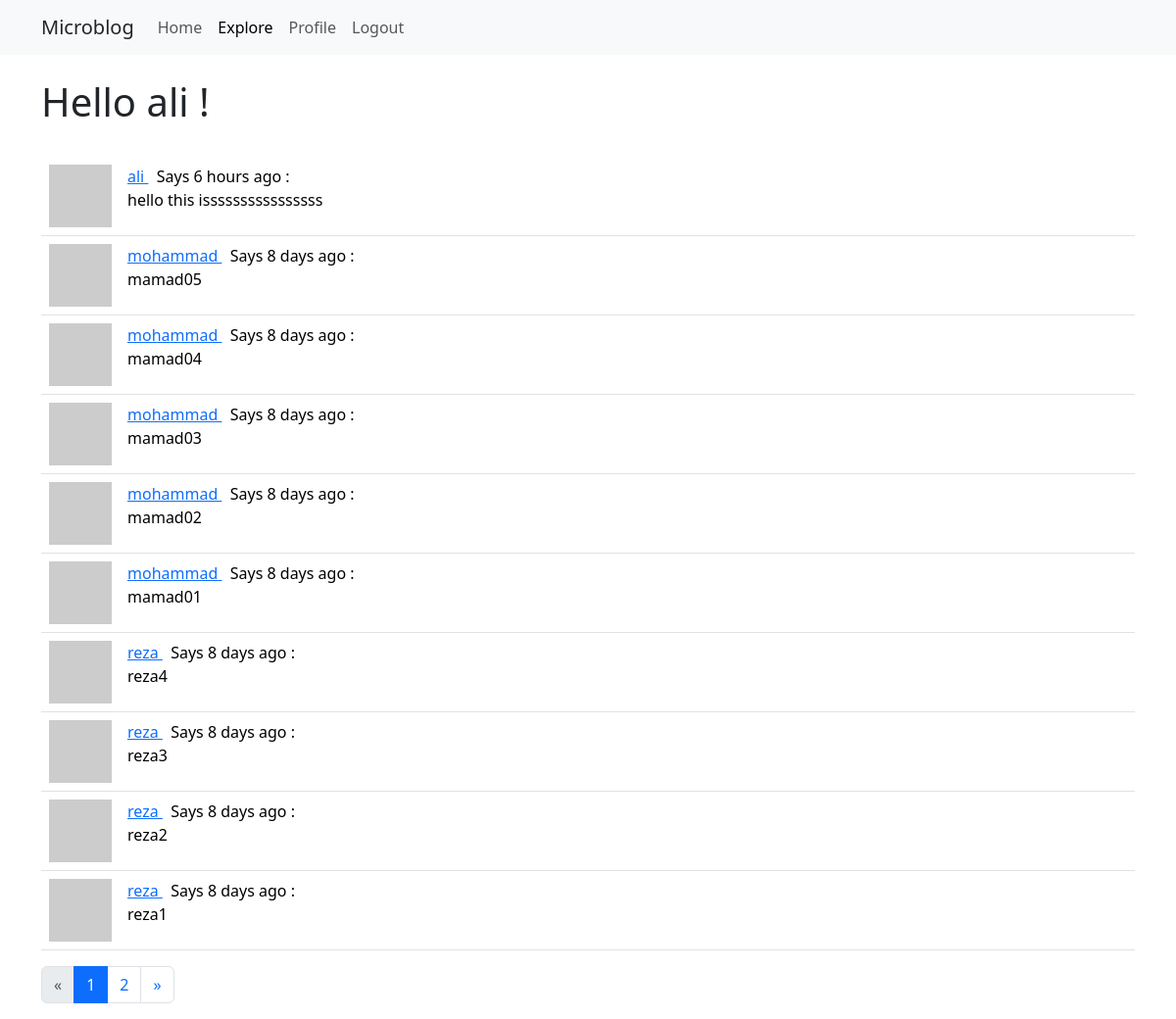
Page /explore (signed in) on the earlier database version.
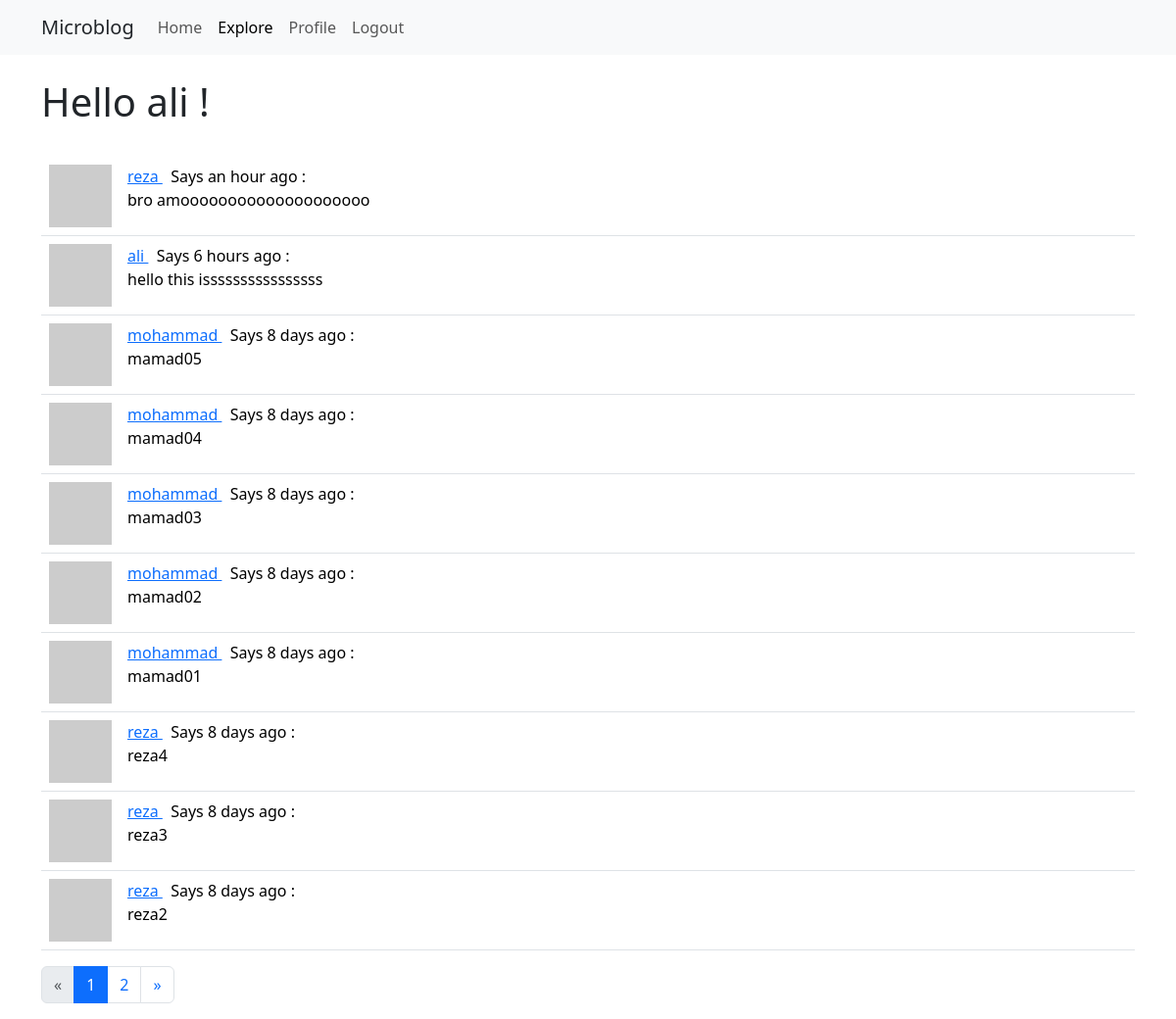
Same page on the later database version.
### myapp/models.py (models this page shows, shortened)
class Post(db.Model):
    id = db.Column(db.Integer, primary_key=True)
    body = db.Column(db.Text())
    timestamp = db.Column(db.DateTime(), index=True, default=datetime.utcnow)
    user_id = db.Column(db.Integer, db.ForeignKey("user.id"))

class User(db.Model, UserMixin):
    id = db.Column(db.Integer, primary_key=True)
    username = db.Column(db.String(64), index=True, unique=True)
    email = db.Column(db.String(128), index=True, unique=True)
    password_hash = db.Column(db.String(128))
    posts = db.relationship('Post', backref="author", lazy="dynamic")
    about_me = db.Column(db.String(140))
    last_seen = db.Column(db.DateTime(), default=datetime.utcnow)
    followed = db.relationship('User',secondary=follow_rel,
        primaryjoin = (id == follow_rel.c.follower_id),
        secondaryjoin = (id == follow_rel.c.followed_id),
        backref=db.backref("followers",lazy="dynamic"),
        lazy="dynamic"
    )
    def avatar(self, size, default="identicon"):
        digest = md5(self.email.encode("utf-8")).hexdigest()
        gravatar_link = "https://gravatar.com/avatar/{}?s={}&d={}"
        user_avatar = gravatar_link.format(digest, size, default)
        return user_avatar
    '''Expire in 10 minutes'''

### myapp/routes.py (the view)
@app.route("/explore")
@login_required
def explore():
    page_number = request.args.get("page",default=1,type=int)
    posts = Post.query.order_by(Post.timestamp.desc()).paginate(page=page_number,per_page=app.config["POSTS_PER_PAGE"],error_out=False)
    return render_template("index.html",title="Explore page",posts=posts.items,pagination=posts)

### myapp/models.py (called while the page is built)
@login.user_loader
def load_user(id):
    return User.query.get(int(id))

### myapp/routes.py (called while the page is built)
@app.before_request
def before_request_handler():
    if current_user.is_authenticated:
        current_user.last_seen = datetime.utcnow()
        db.session.commit()

### myapp/templates/index.html (shortened to what this page needs)
{% extends "base.html" %}
{% block app_content %}
    <h1>Hello {{ current_user.username }} !</h1>
    <br>
	{% if form %}
	{% from 'bootstrap5/form.html' import render_form %}
	{% endif %}
	{% include "_posts.html" %}
	{% from 'bootstrap4/pagination.html' import render_pagination %}
	{{ render_pagination(pagination,align='center') }}
{% endblock %}

### myapp/templates/_posts.html
<table class="table table-hover">
    {% for post in posts %}
    <tr>
        <td style="width:80px;"><img class="img-fluid" src="{{ post.author.avatar(size=64) }}" alt="picture"></td>
		<td>
			<p>
				<a href="{{ url_for('user',username = post.author.username) }}">
					{{ post.author.username }}
				</a>&nbsp;
				Says {{ moment(post.timestamp).fromNow() }} : <br>
				{{ post.body }}
			</p>
		</td>
    </tr>
    {% endfor %}
</table>

Differences in the rows shown:
no longer on this page (row unchanged): Post: author.username "reza", timestamp "8 days ago", body "reza1"
added Post: author.username "reza", timestamp "an hour ago", body "bro amoooooooooooooooooooo"
